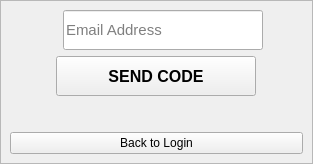
                    <widget class="QWidget" name="page_forgot_email">
                     <layout class="QVBoxLayout" name="verticalLayout_8">
                      <property name="leftMargin">
                       <number>0</number>
                      </property>
                      <property name="topMargin">
                       <number>0</number>
                      </property>
                      <property name="rightMargin">
                       <number>0</number>
                      </property>
                      <property name="bottomMargin">
                       <number>0</number>
                      </property>
                      <item>
                       <widget class="QFrame" name="forgot_email_frame">
                        <property name="styleSheet">
                         <string notr="true">PpagesFrameStyle</string>
                        </property>
                        <property name="frameShape">
                         <enum>QFrame::StyledPanel</enum>
                        </property>
                        <property name="frameShadow">
                         <enum>QFrame::Raised</enum>
                        </property>
                        <layout class="QVBoxLayout" name="verticalLayout_11">
                         <item>
                          <layout class="QHBoxLayout" name="horizontalLayout_6">
                           <item>
                            <spacer name="horizontalSpacer_16">
                             <property name="orientation">
                              <enum>Qt::Horizontal</enum>
                             </property>
                             <property name="sizeHint" stdset="0">
                              <size>
                               <width>40</width>
                               <height>20</height>
                              </size>
                             </property>
                            </spacer>
                           </item>
                           <item>
                            <widget class="QLabel" name="forgot_email_icon">
                             <property name="sizePolicy">
                              <sizepolicy hsizetype="Fixed" vsizetype="Fixed">
                               <horstretch>0</horstretch>
                               <verstretch>0</verstretch>
                              </sizepolicy>
                             </property>
                             <property name="maximumSize">
                              <size>
                               <width>25</width>
                               <height>25</height>
                              </size>
                             </property>
                             <property name="text">
                              <string/>
                             </property>
                             <property name="pixmap">
                              <pixmap resource="resources/resource.qrc">:/resources/Icons/email.png</pixmap>
                             </property>
                             <property name="scaledContents">
                              <bool>true</bool>
                             </property>
                            </widget>
                           </item>
                           <item>
                            <widget class="QLineEdit" name="forgot_email_lineEdit">
                             <property name="minimumSize">
                              <size>
                               <width>200</width>
                               <height>40</height>
                              </size>
                             </property>
                             <property name="maximumSize">
                              <size>
                               <width>200</width>
                               <height>16777215</height>
                              </size>
                             </property>
                             <property name="font">
                              <font>
                               <pointsize>11</pointsize>
                              </font>
                             </property>
                             <property name="placeholderText">
                              <string>Email Address</string>
                             </property>
                            </widget>
                           </item>
                           <item>
                            <spacer name="horizontalSpacer_15">
                             <property name="orientation">
                              <enum>Qt::Horizontal</enum>
                             </property>
                             <property name="sizeHint" stdset="0">
                              <size>
                               <width>40</width>
                               <height>20</height>
                              </size>
                             </property>
                            </spacer>
                           </item>
                          </layout>
                         </item>
                         <item>
                          <layout class="QVBoxLayout" name="verticalLayout_32">
                           <property name="spacing">
                            <number>16</number>
                           </property>
                           <item alignment="Qt::AlignHCenter">
                            <widget class="QPushButton" name="send_code_btn">
                             <property name="minimumSize">
                              <size>
                               <width>200</width>
                               <height>40</height>
                              </size>
                             </property>
                             <property name="maximumSize">
                              <size>
                               <width>200</width>
                               <height>40</height>
                              </size>
                             </property>
                             <property name="font">
                              <font>
                               <pointsize>12</pointsize>
                               <weight>75</weight>
                               <bold>true</bold>
                              </font>
                             </property>
                             <property name="cursor">
                              <cursorShape>PointingHandCursor</cursorShape>
                             </property>
                             <property name="styleSheet">
                              <string notr="true">PpagesMainPushButtonStyle</string>
                             </property>
                             <property name="text">
                              <string>SEND CODE</string>
                             </property>
                            </widget>
                           </item>
                           <item>
                            <widget class="QLabel" name="forgot_email_message_label">
                             <property name="sizePolicy">
                              <sizepolicy hsizetype="Preferred" vsizetype="Fixed">
                               <horstretch>0</horstretch>
                               <verstretch>0</verstretch>
                              </sizepolicy>
                             </property>
                             <property name="styleSheet">
                              <string notr="true">PmessageLabelStyle</string>
                             </property>
                             <property name="text">
                              <string/>
                             </property>
                             <property name="alignment">
                              <set>Qt::AlignCenter</set>
                             </property>
                            </widget>
                           </item>
                          </layout>
                         </item>
                         <item>
                          <layout class="QVBoxLayout" name="verticalLayout_12">
                           <item>
                            <widget class="QPushButton" name="forgot_email_login_btn">
                             <property name="font">
                              <font>
                               <pointsize>9</pointsize>
                              </font>
                             </property>
                             <property name="cursor">
                              <cursorShape>PointingHandCursor</cursorShape>
                             </property>
                             <property name="styleSheet">
                              <string notr="true">PpagesUnderLinePushButtonStyle</string>
                             </property>
                             <property name="text">
                              <string>Back to Login</string>
                             </property>
                             <property name="flat">
                              <bool>false</bool>
                             </property>
                            </widget>
                           </item>
                          </layout>
                         </item>
                        </layout>
                       </widget>
                      </item>
                     </layout>
                    </widget>
